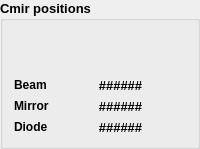
            <widget class="QGroupBox" name="groupBox_11">
             <property name="font">
              <font>
               <pointsize>10</pointsize>
               <weight>75</weight>
               <bold>true</bold>
              </font>
             </property>
             <property name="title">
              <string>Cmir positions</string>
             </property>
             <layout class="QFormLayout" name="formLayout">
              <item row="0" column="0">
               <spacer name="verticalSpacer_4">
                <property name="orientation">
                 <enum>Qt::Vertical</enum>
                </property>
                <property name="sizeHint" stdset="0">
                 <size>
                  <width>20</width>
                  <height>40</height>
                 </size>
                </property>
               </spacer>
              </item>
              <item row="1" column="0">
               <widget class="QLabel" name="label_94">
                <property name="font">
                 <font>
                  <pointsize>9</pointsize>
                 </font>
                </property>
                <property name="text">
                 <string>&lt;html&gt;&lt;head/&gt;&lt;body&gt;&lt;p&gt;Beam&lt;/p&gt;&lt;/body&gt;&lt;/html&gt;</string>
                </property>
               </widget>
              </item>
              <item row="1" column="1">
               <widget class="caLabel" name="calabel_17">
                <property name="text">
                 <string>######</string>
                </property>
                <property name="alignment">
                 <set>Qt::AlignCenter</set>
                </property>
                <property name="channel" stdset="0">
                 <string notr="true">12idcSAXS:BeamIn.VAL</string>
                </property>
               </widget>
              </item>
              <item row="2" column="0">
               <widget class="QLabel" name="label_92">
                <property name="font">
                 <font>
                  <pointsize>9</pointsize>
                 </font>
                </property>
                <property name="text">
                 <string>&lt;html&gt;&lt;head/&gt;&lt;body&gt;&lt;p&gt;Mirror&lt;/p&gt;&lt;/body&gt;&lt;/html&gt;</string>
                </property>
               </widget>
              </item>
              <item row="2" column="1">
               <widget class="caLabel" name="calabel_19">
                <property name="text">
                 <string>######</string>
                </property>
                <property name="alignment">
                 <set>Qt::AlignCenter</set>
                </property>
                <property name="channel" stdset="0">
                 <string notr="true">12idcSAXS:MirrorIn.VAL</string>
                </property>
               </widget>
              </item>
              <item row="3" column="0">
               <widget class="QLabel" name="label_93">
                <property name="font">
                 <font>
                  <pointsize>9</pointsize>
                 </font>
                </property>
                <property name="text">
                 <string>&lt;html&gt;&lt;head/&gt;&lt;body&gt;&lt;p&gt;Diode&lt;/p&gt;&lt;/body&gt;&lt;/html&gt;</string>
                </property>
               </widget>
              </item>
              <item row="3" column="1">
               <widget class="caLabel" name="calabel_18">
                <property name="text">
                 <string>######</string>
                </property>
                <property name="alignment">
                 <set>Qt::AlignCenter</set>
                </property>
                <property name="channel" stdset="0">
                 <string notr="true">12idcSAXS:DiodeIn.VAL</string>
                </property>
               </widget>
              </item>
             </layout>
            </widget>
